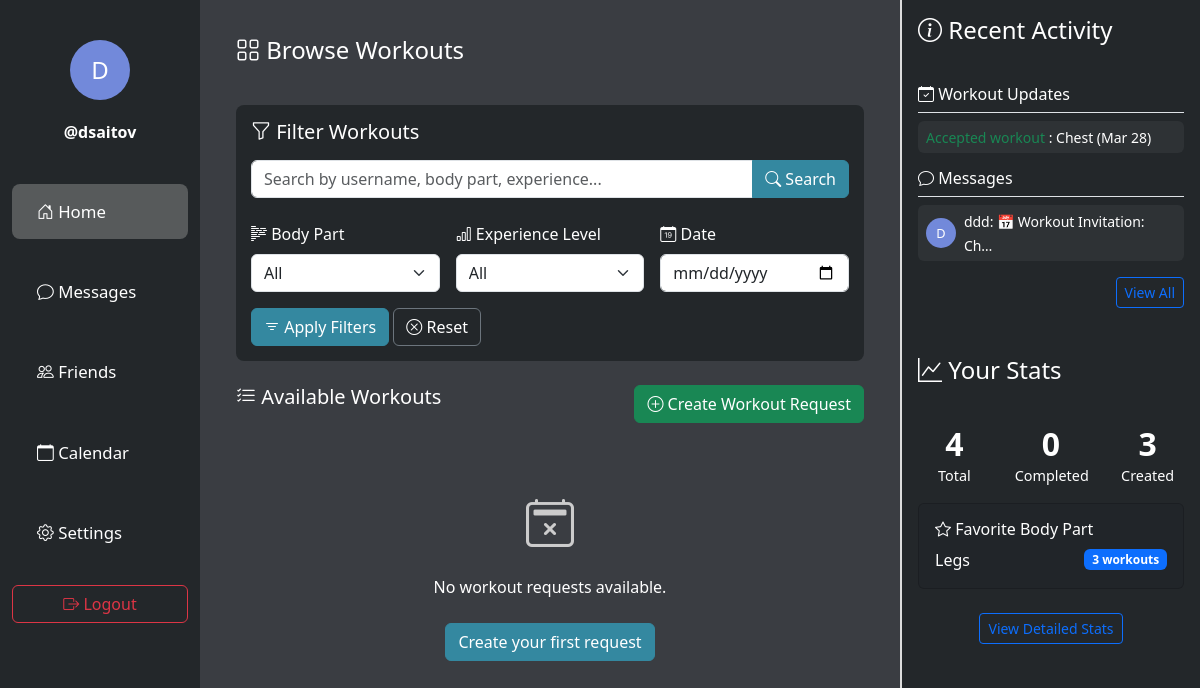
Page / (signed in) on the earlier database version.
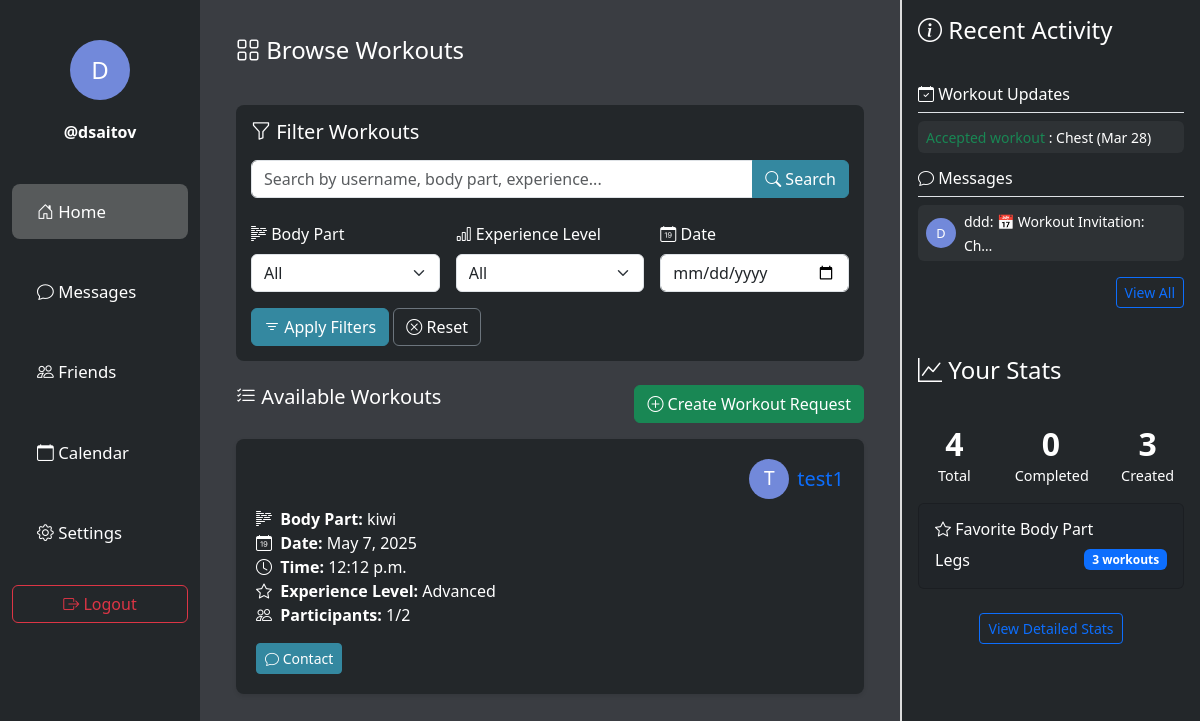
Same page on the later database version.
### main/models.py (models this page shows, shortened)
class WorkoutInvitation(models.Model):
    STATUS_CHOICES = [
        ('pending', 'Pending'),
        ('accepted', 'Accepted'),
        ('declined', 'Declined'),
        ('cancelled', 'Cancelled'),
        ('completed', 'Completed'),
        ('missed', 'Missed'),
    ]
    workout_request = models.ForeignKey(WorkoutRequest, on_delete=models.CASCADE, related_name='workout_invitations')
    sender = models.ForeignKey(settings.AUTH_USER_MODEL, related_name='sent_workout_invitations', on_delete=models.CASCADE)
    receiver = models.ForeignKey(settings.AUTH_USER_MODEL, related_name='received_workout_invitations', on_delete=models.CASCADE)
    message = models.ForeignKey(Message, on_delete=models.CASCADE, related_name='workout_invitation', null=True, blank=True)
    status = models.CharField(max_length=20, choices=STATUS_CHOICES, default='pending')
    created_at = models.DateTimeField(auto_now_add=True)
    updated_at = models.DateTimeField(auto_now=True)
    class Meta:
        ordering = ['-created_at']

class WorkoutRequest(models.Model):
    user = models.ForeignKey(settings.AUTH_USER_MODEL, on_delete=models.CASCADE, related_name="workout_requests")
    date = models.DateField()
    time = models.TimeField()
    body_part = models.CharField(max_length=100)
    experience_level = models.CharField(max_length=50, choices=[('Beginner', 'Beginner'), ('Intermediate', 'Intermediate'), ('Advanced', 'Advanced')])
    max_participants = models.PositiveIntegerField(default=2, validators=[MinValueValidator(2)])
    current_participants = models.IntegerField(default=1)
    is_full = models.BooleanField(default=False)
    is_past = models.BooleanField(default=False)
    created_at = models.DateTimeField(auto_now_add=True)
    updating_participants = models.BooleanField(default=False)

class Message(models.Model):
    sender = models.ForeignKey(settings.AUTH_USER_MODEL, related_name='sent_messages', on_delete=models.CASCADE)
    receiver = models.ForeignKey(settings.AUTH_USER_MODEL, related_name='received_messages', on_delete=models.CASCADE)
    content = models.TextField()
    created_at = models.DateTimeField(auto_now_add=True)
    is_read = models.BooleanField(default=False)
    class Meta:
        ordering = ['-created_at']

class User(AbstractUser):
    name = models.CharField(max_length=200, null=True)
    email = models.EmailField(unique=True, null=True)
    bio = models.TextField(null=True)
    avatar = models.ImageField(null=True, default="avatar.svg")
    profile_picture = models.ImageField(upload_to='profile_images/', null=True, blank=True)
    groups = models.ManyToManyField(
        'auth.Group',
        related_name='main_user_set',
        blank=True,
        help_text='The groups this user belongs to.',
        verbose_name='groups',
    )
    user_permissions = models.ManyToManyField(
        'auth.Permission',
        related_name='main_user_set',
        blank=True,
        help_text='Specific permissions for this user.',
        verbose_name='user permissions',
    )
    USERNAME_FIELD = 'email'
    REQUIRED_FIELDS = ['username']  # Username is required for AbstractUser
    class Meta:
        app_label = 'main'
        db_table = 'main_user'

### main/views.py (the view, shortened to what this page needs)
# urls.py: path('', views.index, name='index'),
def index(request):
    filter_conditions = {
        'date__gte': timezone.now().date(),
        'is_past': False,
        'is_full': False
    }
    if 'body_part' in request.GET and request.GET['body_part'] and request.GET['body_part'] != 'All':
        filter_conditions['body_part__icontains'] = request.GET['body_part']
    if 'experience_level' in request.GET and request.GET['experience_level'] and request.GET['experience_level'] != 'All':
        filter_conditions['experience_level__icontains'] = request.GET['experience_level']
    if 'search' in request.GET and request.GET['search']:
        search_query = request.GET['search']
        basic_filters = filter_conditions.copy()
        search_conditions = (
            Q(body_part__icontains=search_query) |
            Q(experience_level__icontains=search_query) |
            Q(user__username__icontains=search_query)
        )
        workout_requests = WorkoutRequest.objects.filter(**basic_filters).filter(search_conditions).order_by('date', 'time')
    else:
        workout_requests = WorkoutRequest.objects.filter(**filter_conditions).order_by('date', 'time')
    if request.user.is_authenticated:
        created_workouts = WorkoutRequest.objects.filter(user=request.user).count()
        participated_workouts = WorkoutInvitation.objects.filter(receiver=request.user, status__in=['accepted', 'completed']).count()
        total_workouts = created_workouts + participated_workouts
        completed_workouts = WorkoutInvitation.objects.filter(receiver=request.user, status='completed').count()
        completed_workouts += WorkoutRequest.objects.filter(user=request.user, is_past=True).count()
        recent_messages = Message.objects.filter(receiver=request.user).order_by('-created_at')[:5]
        recent_invitations = WorkoutInvitation.objects.filter(receiver=request.user).order_by('-created_at')[:5]
        friend_requests = FriendRequest.objects.filter(to_user=request.user)
        body_part_count = {}
        user_workouts = WorkoutRequest.objects.filter(user=request.user)
        user_invitations = WorkoutInvitation.objects.filter(receiver=request.user, status__in=['accepted', 'completed'])
        for workout in user_workouts:
            body_part = workout.body_part
            if body_part in body_part_count:
                body_part_count[body_part] += 1
            else:
                body_part_count[body_part] = 1
        for invite in user_invitations:
            body_part = invite.workout_request.body_part
            if body_part in body_part_count:
                body_part_count[body_part] += 1
            else:
                body_part_count[body_part] = 1
        favorite_body_part = None
        if body_part_count:
            favorite_body_part = max(body_part_count.items(), key=lambda x: x[1])
        context = {
            'workout_requests': workout_requests,
            'total_workouts': total_workouts,
            'created_workouts': created_workouts,
            'completed_workouts': completed_workouts,
            'favorite_body_part': favorite_body_part,
            'recent_messages': recent_messages,
            'recent_invitations': recent_invitations,
            'friend_requests': friend_requests,
        }
    else:
        context = {
            'workout_requests': workout_requests,
        }
    return render(request, 'index.html', context)

### templates/index.html (shortened to what the changed rows need)
<!DOCTYPE html>
<html lang="en">
<head>
    <link href="https://cdn.jsdelivr.net/npm/bootstrap@5.3.0/dist/css/bootstrap.min.css" rel="stylesheet">
    <link rel="stylesheet" href="https://cdn.jsdelivr.net/npm/bootstrap-icons@1.10.0/font/bootstrap-icons.css">
</head>
<body>
    <div class="container-fluid">
        <div class="row">
            <div class="col-7 center-column">
                <div class="p-3">
                    {% for request in workout_requests %}
                        <div class="workout-card">
                            <div class="d-flex align-items-center mb-2">
                                {% if request.user.profile_picture %}
                                    <img src="{{ request.user.profile_picture.url }}" alt="{{ request.user.username }}" class="rounded-circle me-2" style="width: 40px; height: 40px; object-fit: cover;">
                                {% else %}
                                    <div class="profile-circle me-2" style="width: 40px; height: 40px; font-size: 1.2rem;">
                                        {{ request.user.username.0|upper }}
                                    </div>
                                {% endif %}
                                <h5 class="mb-0">
                                    <a href="{% url 'profile' username=request.user.username %}" class="text-decoration-none">
                                        {{ request.user.username }}
                                    </a>
                                </h5>
                            </div>
                            <p class="mb-1">
                                <i class="bi bi-body-text me-1"></i> <strong>Body Part:</strong> {{ request.body_part }}<br>
                                <i class="bi bi-calendar-date me-1"></i> <strong>Date:</strong> {{ request.date }}<br>
                                <i class="bi bi-clock me-1"></i> <strong>Time:</strong> {{ request.time }}<br>
                                <i class="bi bi-star me-1"></i> <strong>Experience Level:</strong> {{ request.experience_level }}<br>
                                <i class="bi bi-people me-1"></i> <strong>Participants:</strong> {{ request.current_participants }}/{{ request.max_participants }}
                            </p>
                            <div class="d-flex mt-3">
                                {% if request.user == user %}
                                    <a href="{% url 'edit_workout_request' workout_id=request.id %}" class="btn btn-sm btn-warning me-2">
                                        <i class="bi bi-pencil"></i> Edit
                                    </a>
                                    <a href="{% url 'delete_workout_request' workout_id=request.id %}" class="btn btn-sm btn-danger me-2">
                                        <i class="bi bi-trash"></i> Delete
                                    </a>
                                {% else %}
                                    <a href="{% url 'conversation' username=request.user.username %}" class="btn btn-sm btn-primary me-2">
                                        <i class="bi bi-chat"></i> Contact
                                    </a>
                                {% endif %}
                            </div>
                        </div>
                    {% empty %}
                        <div class="text-center py-5">
                            <i class="bi bi-calendar2-x" style="font-size: 3rem; color: #ccc;"></i>
                            <p class="mt-3">No workout requests available.</p>
                            <a href="{% url 'create_workout_request' %}" class="btn btn-primary mt-2">Create your first request</a>
                        </div>
                    {% endfor %}
                </div>
            </div>
            <div class="col-3 right-column">
                <div class="right-top">
                    <div class="p-3">
                        {% if user.is_authenticated %}
                            {% if recent_messages or recent_invitations or friend_requests %}
                                {% if recent_invitations %}
                                    <div class="mb-3">
                                        {% for invite in recent_invitations %}
                                            <div class="d-flex align-items-center mb-2 px-2 py-1 rounded" style="background-color: rgba(255,255,255,0.05);">
                                                <div class="flex-grow-1">
                                                    <small>
                                                        {% if invite.status == 'pending' %}
                                                            <span class="text-info">New invitation</span>
                                                        {% elif invite.status == 'accepted' %}
                                                            <span class="text-success">Accepted workout</span>
                                                        {% elif invite.status == 'declined' %}
                                                            <span class="text-danger">Declined workout</span>
                                                        {% elif invite.status == 'cancelled' %}
                                                            <span class="text-warning">Cancelled workout</span>
                                                        {% endif %}
                                                        : {{ invite.workout_request.body_part }} ({{ invite.workout_request.date|date:"M d" }})
                                                    </small>
                                                </div>
                                            </div>
                                        {% endfor %}
                                    </div>
                                {% endif %}
                                {% if recent_messages %}
                                    <div class="mb-3">
                                        {% for message in recent_messages %}
                                            <div class="d-flex align-items-center mb-2 px-2 py-1 rounded" style="background-color: rgba(255,255,255,0.05);">
                                                {% if message.sender.profile_picture %}
                                                    <img src="{{ message.sender.profile_picture.url }}" class="rounded-circle me-2" style="width: 30px; height: 30px; object-fit: cover;">
                                                {% else %}
                                                    <div class="profile-circle me-2" style="width: 30px; height: 30px; font-size: 0.8rem;">
                                                        {{ message.sender.username.0|upper }}
                                                    </div>
                                                {% endif %}
                                                <div class="flex-grow-1">
                                                    <small>{{ message.sender.username }}: {{ message.content|truncatechars:25 }}</small>
                                                </div>
                                            </div>
                                        {% endfor %}
                                    </div>
                                {% endif %}
                            {% else %}
                                <p class="text-muted small">No recent activity to display.</p>
                            {% endif %}
                        {% else %}
                            <p class="text-muted small">Sign in to see your recent activity.</p>
                        {% endif %}
                    </div>
                </div>
                <div class="right-bottom">
                    <div class="p-3">
                        {% if user.is_authenticated %}
                            {% if total_workouts > 0 %}
                                <div class="row mb-3">
                                    <div class="col-4 text-center">
                                        <h2 class="mb-0">{{ total_workouts }}</h2>
                                    </div>
                                    <div class="col-4 text-center">
                                        <h2 class="mb-0">{{ completed_workouts }}</h2>
                                    </div>
                                    <div class="col-4 text-center">
                                        <h2 class="mb-0">{{ created_workouts }}</h2>
                                    </div>
                                </div>
                            {% else %}
                                <div class="text-center py-3">
                                    <i class="bi bi-activity" style="font-size: 2rem; color: #666;"></i>
                                    <p class="mt-2 text-muted small">No workout data yet. Join or create workouts to see your stats!</p>
                                </div>
                            {% endif %}
                        {% else %}
                            <p class="text-muted small">Sign in to see your workout statistics.</p>
                        {% endif %}
                    </div>
                </div>
            </div>
        </div>
    </div>
</body>
</html>

Differences in the rows shown:
added WorkoutRequest: user.username.0 "T", user.username "test1", body_part "kiwi", date "May 7, 2025", time "12:12 p.m.", experience_level "Advanced", current_participants "1", max_participants "2", shows "Contact"
Other differences:
text no longer shown: "No workout requests available. Create your first request"
